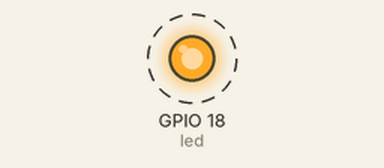
Bench run of a program on a simulated ESP32 board running MicroPython. Parts: output pins drawn as LEDs (lit = HIGH). Dashed ring = blinking.

Above: at 0.5 s.
Timing chart, 0 to 4.6 s (numbered marks = the images above):
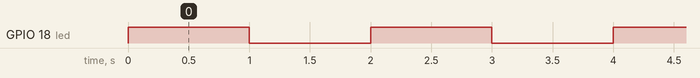

Measured:
- by itself, GPIO 18 (led): alternates HIGH for 1.0 s and LOW for 1.0 s

The program:

blink.py
```python
from machine import Pin
from time import sleep

led = Pin(18, Pin.OUT)  # Initialize GPIO pin 2 as output for the LED

while True:
    led.on()  # Turn the LED on
    sleep(1)   # Wait for 1 second
    led.off()  # Turn the LED off
    sleep(1)   # Wait for 1 second
```
